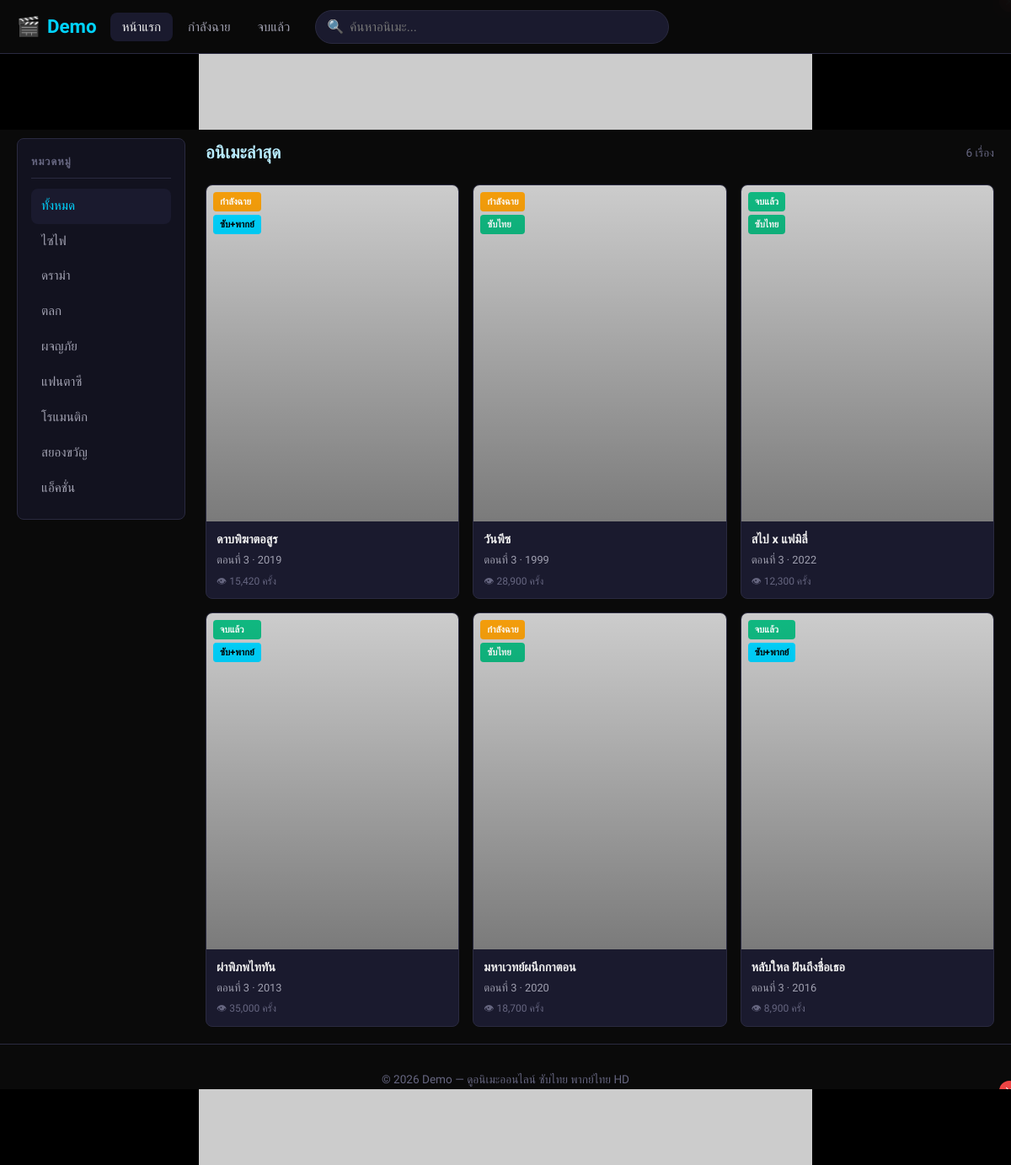
The page / on the database its author committed.
### tables this page shows
CREATE TABLE banners (
    id INT AUTO_INCREMENT PRIMARY KEY,
    image_url VARCHAR(255) NOT NULL,
    link_url VARCHAR(255) DEFAULT '#',
    position ENUM('left','right','top','bottom') NOT NULL,
    active TINYINT DEFAULT 1,
    expire_date DATE DEFAULT NULL
);

CREATE TABLE categories (
    id INT AUTO_INCREMENT PRIMARY KEY,
    name VARCHAR(100) NOT NULL,
    name_th VARCHAR(100) NOT NULL
);

CREATE TABLE movies (
    id INT AUTO_INCREMENT PRIMARY KEY,
    title VARCHAR(255) NOT NULL,
    title_th VARCHAR(255) NOT NULL,
    description TEXT,
    thumbnail VARCHAR(255) DEFAULT NULL,
    category_id INT DEFAULT NULL,
    status ENUM('ongoing','completed') DEFAULT 'ongoing',
    year INT DEFAULT NULL,
    views INT DEFAULT 0,
    created_at TIMESTAMP DEFAULT CURRENT_TIMESTAMP,
    FOREIGN KEY (category_id) REFERENCES categories(id) ON DELETE SET NULL
);

### includes/db.php (called while the page is built, shortened)
<?php
function getDB(): PDO
{
    static $pdo = null;
    if ($pdo === null) {
        $dsn = 'mysql:host=' . DB_HOST . ';dbname=' . DB_NAME . ';charset=' . DB_CHARSET;
        $pdo = new PDO($dsn, DB_USER, DB_PASS, [
            PDO::ATTR_ERRMODE            => PDO::ERRMODE_EXCEPTION,
            PDO::ATTR_DEFAULT_FETCH_MODE => PDO::FETCH_ASSOC,
            PDO::ATTR_EMULATE_PREPARES   => false,
            PDO::MYSQL_ATTR_INIT_COMMAND => 'SET NAMES utf8mb4 COLLATE utf8mb4_unicode_ci',
        ]);
    }
    return $pdo;
}
function fetchAll(string $sql, array $params = []): array
{
    $stmt = getDB()->prepare($sql);
    $stmt->execute($params);
    return $stmt->fetchAll();
}

### index.php (the view, shortened to what this page needs)
<?php
require_once __DIR__ . '/includes/header.php';
$categoryId = isset($_GET['cat']) ? (int) $_GET['cat'] : null;
$status = $_GET['status'] ?? null;
$sql = 'SELECT m.*, c.name_th AS category_name,
        (SELECT MAX(episode_number) FROM episodes WHERE movie_id = m.id) AS latest_episode,
        (SELECT subtitle_type FROM episodes WHERE movie_id = m.id ORDER BY episode_number DESC LIMIT 1) AS latest_subtitle
        FROM movies m LEFT JOIN categories c ON m.category_id = c.id WHERE 1=1';
$params = [];
$sql .= ' ORDER BY m.created_at DESC LIMIT 48';
$movies = fetchAll($sql, $params);
$hasTopBanner = !empty($bannersTop);
?>
<div class="main-wrapper<?= $hasTopBanner ? ' has-top-banner' : '' ?>">
    <div class="content-layout">
        <aside class="sidebar">
            <h3>หมวดหมู่</h3>
            <ul class="category-list">
                <li>
                    <a href="<?= SITE_URL ?>/index.php" class="<?= !$categoryId ? 'active' : '' ?>">ทั้งหมด</a>
                </li>
                <?php foreach ($categories as $cat): ?>
                <li>
                    <a href="<?= SITE_URL ?>/index.php?cat=<?= $cat['id'] ?>"
                       class="<?= $categoryId == $cat['id'] ? 'active' : '' ?>">
                        <?= e($cat['name_th']) ?>
                    </a>
                </li>
                <?php endforeach; ?>
            </ul>
        </aside>
        <main class="main-content">
            <div class="section-header">
                <h2>
                    <?php if ($status === 'ongoing'): ?>กำลังฉาย
                    <?php elseif ($status === 'completed'): ?>จบแล้ว
                    <?php elseif ($categoryId):
                        foreach ($categories as $c) {
                            if ($c['id'] == $categoryId) echo e($c['name_th']);
                        }
                    else: ?>อนิเมะล่าสุด<?php endif; ?>
                </h2>
                <span class="count-label"><?= count($movies) ?> เรื่อง</span>
            </div>
            <?php if (empty($movies)): ?>
            <div class="empty-state">
                <p>ไม่พบอนิเมะ</p>
            </div>
            <?php else: ?>
            <div class="movie-grid">
                <?php foreach ($movies as $movie): echo renderMovieCard($movie); endforeach; ?>
            </div>
            <?php endif; ?>
        </main>
    </div>
</div>
<?php require_once __DIR__ . '/includes/footer.php'; ?>

### includes/header.php (shortened to what this page needs)
<?php
require_once __DIR__ . '/functions.php';
$currentPage = basename($_SERVER['PHP_SELF'], '.php');
$categories = getCategories();
?>
<!DOCTYPE html>
<html lang="th">
<head>
    <link rel="stylesheet" href="<?= SITE_URL ?>/assets/css/style.css">
    <link rel="stylesheet" href="<?= SITE_URL ?>/assets/css/responsive.css">
</head>
<body>
<header class="site-header">
    <a href="<?= SITE_URL ?>/index.php" class="logo">
        <span class="logo-icon">🎬</span> <?= SITE_NAME ?>
    </a>
    <ul class="nav-menu">
        <li><a href="<?= SITE_URL ?>/index.php" class="<?= $currentPage === 'index' ? 'active' : '' ?>">หน้าแรก</a></li>
        <li><a href="<?= SITE_URL ?>/index.php?status=ongoing">กำลังฉาย</a></li>
        <li><a href="<?= SITE_URL ?>/index.php?status=completed">จบแล้ว</a></li>
    </ul>
    <form class="search-form" action="<?= SITE_URL ?>/search.php" method="GET" autocomplete="off">
        <span class="search-icon">🔍</span>
        <input type="text" name="q" id="search-input" placeholder="ค้นหาอนิเมะ..." value="<?= e($_GET['q'] ?? '') ?>">
    </form>
</header>
<?php
$bannersTop = getBanners('top');
if ($bannersTop):
?>
<div class="banner-top">
    <button class="banner-close" data-close="top" aria-label="ปิดแบนเนอร์">✕</button>
    <?php foreach ($bannersTop as $banner): ?>
        <a href="<?= e($banner['link_url']) ?>" target="_blank" rel="noopener noreferrer">
            <img src="<?= e($banner['image_url']) ?>" alt="Banner" width="728" height="90">
        </a>
    <?php endforeach; ?>
</div>
<?php endif; ?>
<?php
$bannersBottom = getBanners('bottom');
if ($bannersBottom):
?>
<div class="banner-bottom" id="banner-bottom" data-side="bottom">
    <button class="banner-close" data-close="bottom" aria-label="ปิดแบนเนอร์">✕</button>
    <?php foreach ($bannersBottom as $banner): ?>
        <a href="<?= e($banner['link_url']) ?>" target="_blank" rel="noopener noreferrer">
        </a>
    <?php endforeach; ?>
</div>
<?php endif; ?>

### includes/functions.php (shortened to what this page needs)
<?php
require_once __DIR__ . '/db.php';
function e(string $str): string
{
    return htmlspecialchars($str, ENT_QUOTES, 'UTF-8');
}
function getBanners(string $position): array
{
    return fetchAll(
        'SELECT * FROM banners
         WHERE position = ? AND active = 1
         AND (expire_date IS NULL OR expire_date >= CURDATE())
         ORDER BY id DESC',
        [$position]
    );
}
function getCategories(): array
{
    return fetchAll('SELECT * FROM categories ORDER BY name_th ASC');
}
function subtitleBadge(string $type): string
{
    return match ($type) {
        'sub'  => '<span class="badge badge-sub">ซับไทย</span>',
        'dub'  => '<span class="badge badge-dub">พากย์ไทย</span>',
        'both' => '<span class="badge badge-both">ซับ+พากย์</span>',
        default => '',
    };
}
function statusBadge(string $status): string
{
    return match ($status) {
        'ongoing'   => '<span class="badge badge-ongoing">กำลังฉาย</span>',
        'completed' => '<span class="badge badge-completed">จบแล้ว</span>',
        default     => '',
    };
}
function renderMovieCard(array $movie): string
{
    ?>
    <article class="movie-card">
        <a href="<?= SITE_URL ?>/watch.php?id=<?= $movie['id'] ?>">
            <div class="movie-thumb">
                <img src="<?= e($movie['thumbnail'] ?: 'https://picsum.photos/seed/default/300/400') ?>"
                     alt="<?= e($movie['title_th']) ?>" loading="lazy">
                <div class="movie-badges">
                    <?= statusBadge($movie['status']) ?>
                    <?php if (!empty($movie['latest_subtitle'])): ?>
                        <?= subtitleBadge($movie['latest_subtitle']) ?>
                    <?php endif; ?>
                </div>
            </div>
            <div class="movie-info">
                <h3><?= e($movie['title_th']) ?></h3>
                <div class="episode-info">
                    <?php if ($movie['latest_episode']): ?>
                        ตอนที่ <?= (int) $movie['latest_episode'] ?>
                    <?php else: ?>ยังไม่มีตอน<?php endif; ?>
                    <?php if ($movie['year']): ?> · <?= (int) $movie['year'] ?><?php endif; ?>
                </div>
                <div class="views">👁 <?= number_format($movie['views']) ?> ครั้ง</div>
            </div>
        </a>
    </article>
    <?php
    return ob_get_clean();
}

### includes/footer.php (shortened to what this page needs)
<?php
$bannersBottom = getBanners('bottom');
if ($bannersBottom):
?>
<div class="banner-bottom">
    <?php foreach ($bannersBottom as $banner): ?>
        <a href="<?= e($banner['link_url']) ?>" target="_blank" rel="noopener noreferrer">
            <img src="<?= e($banner['image_url']) ?>" alt="Banner" width="728" height="90">
        </a>
    <?php endforeach; ?>
</div>
<?php endif; ?>
<footer class="site-footer">
    <p>&copy; <?= date('Y') ?> <?= SITE_NAME ?> — ดูอนิเมะออนไลน์ ซับไทย พากย์ไทย HD</p>
</footer>
</body>
</html>

### assets/css/responsive.css (style rules this page uses)
.movie-card { animation: fadeIn 0.3s ease-out; }
.movie-thumb::after { content: ''; position: absolute; top: 0; left: 0; right: 0; bottom: 0; background: linear-gradient(180deg, transparent 0%, rgba(0,0,0,0.4) 100%); pointer-events: none; }
a, button, input, select, textarea { transition: all 0.2s ease; }

### rows shown on the page
categories: name_th "ไซไฟ"
categories: name_th "ดราม่า"
categories: name_th "ตลก"
categories: name_th "ผจญภัย"
categories: name_th "แฟนตาซี"
categories: name_th "โรแมนติก"
categories: name_th "สยองขวัญ"
categories: name_th "แอ็คชั่น"
movies: status "กำลังฉาย", type "ซับ+พากย์", title_th "ดาบพิฆาตอสูร", latest_episode "3", year "2019", views "15,420"
movies: status "กำลังฉาย", type "ซับไทย", title_th "วันพีซ", latest_episode "3", year "1999", views "28,900"
movies: status "จบแล้ว", type "ซับไทย", title_th "สไป x แฟมิลี่", latest_episode "3", year "2022", views "12,300"
movies: status "จบแล้ว", type "ซับ+พากย์", title_th "ผ่าพิภพไททัน", latest_episode "3", year "2013", views "35,000"
movies: status "กำลังฉาย", type "ซับไทย", title_th "มหาเวทย์ผนึกกาตอน", latest_episode "3", year "2020", views "18,700"
movies: status "จบแล้ว", type "ซับ+พากย์", title_th "หลับใหล ฝันถึงชื่อเธอ", latest_episode "3", year "2016", views "8,900"

### other values the page prints
SITE_NAME "Demo"
count($movies) "6"
